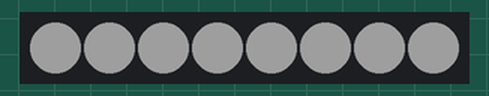
The sketch below on a simulated Arduino Uno, built with avr-gcc and run on an emulated ATmega328P. Shown: 8 RGB LEDs in strip order, left to right. Dim RGB values are drawn brighter than linear.

Above: at 1.74 s.
At 2.69 s:
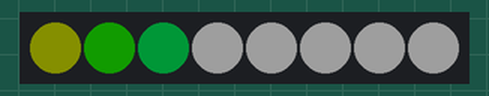
At 3.07 s:
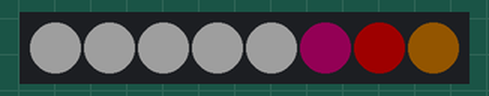
At 6.36 s:
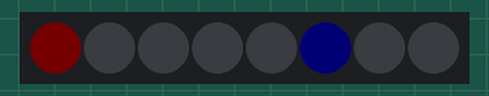
At 8.17 s:
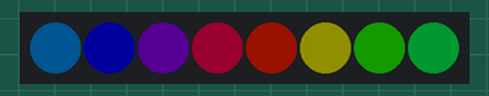
At 9.8 s:
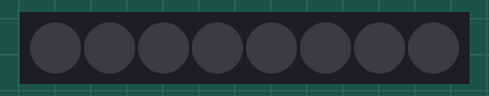
Timing chart, 0 to 40.0 s (numbered marks = the images above):
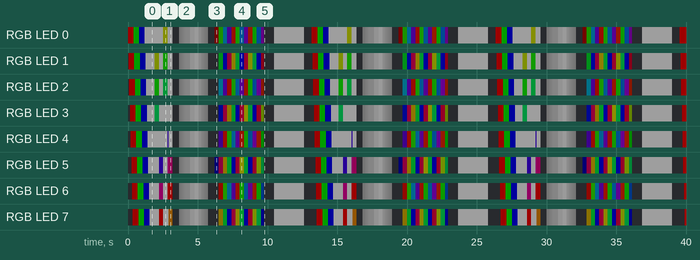

The sketch:

ButtonBoardNeoPixels.ino
```cpp
#include <Adafruit_NeoPixel.h>
#ifdef __AVR__
  #include <avr/power.h>
#endif

#define PIN 12

#define NUM_LEDS 8

#define BRIGHTNESS 30

Adafruit_NeoPixel strip = Adafruit_NeoPixel(NUM_LEDS, PIN, NEO_GRBW + NEO_KHZ800);

byte neopix_gamma[] = {
    0,  0,  0,  0,  0,  0,  0,  0,  0,  0,  0,  0,  0,  0,  0,  0,
    0,  0,  0,  0,  0,  0,  0,  0,  0,  0,  0,  0,  1,  1,  1,  1,
    1,  1,  1,  1,  1,  1,  1,  1,  1,  2,  2,  2,  2,  2,  2,  2,
    2,  3,  3,  3,  3,  3,  3,  3,  4,  4,  4,  4,  4,  5,  5,  5,
    5,  6,  6,  6,  6,  7,  7,  7,  7,  8,  8,  8,  9,  9,  9, 10,
   10, 10, 11, 11, 11, 12, 12, 13, 13, 13, 14, 14, 15, 15, 16, 16,
   17, 17, 18, 18, 19, 19, 20, 20, 21, 21, 22, 22, 23, 24, 24, 25,
   25, 26, 27, 27, 28, 29, 29, 30, 31, 32, 32, 33, 34, 35, 35, 36,
   37, 38, 39, 39, 40, 41, 42, 43, 44, 45, 46, 47, 48, 49, 50, 50,
   51, 52, 54, 55, 56, 57, 58, 59, 60, 61, 62, 63, 64, 66, 67, 68,
   69, 70, 72, 73, 74, 75, 77, 78, 79, 81, 82, 83, 85, 86, 87, 89,
   90, 92, 93, 95, 96, 98, 99,101,102,104,105,107,109,110,112,114,
  115,117,119,120,122,124,126,127,129,131,133,135,137,138,140,142,
  144,146,148,150,152,154,156,158,160,162,164,167,169,171,173,175,
  177,180,182,184,186,189,191,193,196,198,200,203,205,208,210,213,
  215,218,220,223,225,228,231,233,236,239,241,244,247,249,252,255 };


void setup() {
  // This is for Trinket 5V 16MHz, you can remove these three lines if you are not using a Trinket
  #if defined (__AVR_ATtiny85__)
    if (F_CPU == 16000000) clock_prescale_set(clock_div_1);
  #endif
  // End of trinket special code
  strip.setBrightness(BRIGHTNESS);
  strip.begin();
  strip.show(); // Initialize all pixels to 'off'
}

void loop() {
  // Some example procedures showing how to display to the pixels:
  colorWipe(strip.Color(255, 0, 0), 50); // Red
  colorWipe(strip.Color(0, 255, 0), 50); // Green
  colorWipe(strip.Color(0, 0, 255), 50); // Blue
  colorWipe(strip.Color(0, 0, 0, 255), 50); // White

  whiteOverRainbow(20,75,5);

  pulseWhite(5);

  // fullWhite();
  // delay(2000);

  rainbowFade2White(3,3,1);


}

// Fill the dots one after the other with a color
void colorWipe(uint32_t c, uint8_t wait) {
  for(uint16_t i=0; i<strip.numPixels(); i++) {
    strip.setPixelColor(i, c);
    strip.show();
    delay(wait);
  }
}

void pulseWhite(uint8_t wait) {
  for(int j = 0; j < 256 ; j++){
      for(uint16_t i=0; i<strip.numPixels(); i++) {
          strip.setPixelColor(i, strip.Color(0,0,0, neopix_gamma[j] ) );
        }
        delay(wait);
        strip.show();
      }

  for(int j = 255; j >= 0 ; j--){
      for(uint16_t i=0; i<strip.numPixels(); i++) {
          strip.setPixelColor(i, strip.Color(0,0,0, neopix_gamma[j] ) );
        }
        delay(wait);
        strip.show();
      }
}


void rainbowFade2White(uint8_t wait, int rainbowLoops, int whiteLoops) {
  float fadeMax = 100.0;
  int fadeVal = 0;
  uint32_t wheelVal;
  int redVal, greenVal, blueVal;

  for(int k = 0 ; k < rainbowLoops ; k ++){

    for(int j=0; j<256; j++) { // 5 cycles of all colors on wheel

      for(int i=0; i< strip.numPixels(); i++) {

        wheelVal = Wheel(((i * 256 / strip.numPixels()) + j) & 255);

        redVal = red(wheelVal) * float(fadeVal/fadeMax);
        greenVal = green(wheelVal) * float(fadeVal/fadeMax);
        blueVal = blue(wheelVal) * float(fadeVal/fadeMax);

        strip.setPixelColor( i, strip.Color( redVal, greenVal, blueVal ) );

      }

      //First loop, fade in!
      if(k == 0 && fadeVal < fadeMax-1) {
          fadeVal++;
      }

      //Last loop, fade out!
      else if(k == rainbowLoops - 1 && j > 255 - fadeMax ){
          fadeVal--;
      }

        strip.show();
        delay(wait);
    }

  }


  delay(500);


  for(int k = 0 ; k < whiteLoops ; k ++){

    for(int j = 0; j < 256 ; j++){

        for(uint16_t i=0; i < strip.numPixels(); i++) {
            strip.setPixelColor(i, strip.Color(0,0,0, neopix_gamma[j] ) );
          }
          strip.show();
        }

        delay(2000);
    for(int j = 255; j >= 0 ; j--){

        for(uint16_t i=0; i < strip.numPixels(); i++) {
            strip.setPixelColor(i, strip.Color(0,0,0, neopix_gamma[j] ) );
          }
          strip.show();
        }
  }

  delay(500);


}

void whiteOverRainbow(uint8_t wait, uint8_t whiteSpeed, uint8_t whiteLength ) {

  if(whiteLength >= strip.numPixels()) whiteLength = strip.numPixels() - 1;

  int head = whiteLength - 1;
  int tail = 0;

  int loops = 3;
  int loopNum = 0;

  static unsigned long lastTime = 0;


  while(true){
    for(int j=0; j<256; j++) {
      for(uint16_t i=0; i<strip.numPixels(); i++) {
        if((i >= tail && i <= head) || (tail > head && i >= tail) || (tail > head && i <= head) ){
          strip.setPixelColor(i, strip.Color(0,0,0, 255 ) );
        }
        else{
          strip.setPixelColor(i, Wheel(((i * 256 / strip.numPixels()) + j) & 255));
        }

      }

      if(millis() - lastTime > whiteSpeed) {
        head++;
        tail++;
        if(head == strip.numPixels()){
          loopNum++;
        }
        lastTime = millis();
      }

      if(loopNum == loops) return;

      head%=strip.numPixels();
      tail%=strip.numPixels();
        strip.show();
        delay(wait);
    }
  }

}
void fullWhite() {

    for(uint16_t i=0; i<strip.numPixels(); i++) {
        strip.setPixelColor(i, strip.Color(0,0,0, 255 ) );
    }
      strip.show();
}


// Slightly different, this makes the rainbow equally distributed throughout
void rainbowCycle(uint8_t wait) {
  uint16_t i, j;

  for(j=0; j<256 * 5; j++) { // 5 cycles of all colors on wheel
    for(i=0; i< strip.numPixels(); i++) {
      strip.setPixelColor(i, Wheel(((i * 256 / strip.numPixels()) + j) & 255));
    }
    strip.show();
    delay(wait);
  }
}

void rainbow(uint8_t wait) {
  uint16_t i, j;

  for(j=0; j<256; j++) {
    for(i=0; i<strip.numPixels(); i++) {
      strip.setPixelColor(i, Wheel((i+j) & 255));
    }
    strip.show();
    delay(wait);
  }
}

// Input a value 0 to 255 to get a color value.
// The colours are a transition r - g - b - back to r.
uint32_t Wheel(byte WheelPos) {
  WheelPos = 255 - WheelPos;
  if(WheelPos < 85) {
    return strip.Color(255 - WheelPos * 3, 0, WheelPos * 3,0);
  }
  if(WheelPos < 170) {
    WheelPos -= 85;
    return strip.Color(0, WheelPos * 3, 255 - WheelPos * 3,0);
  }
  WheelPos -= 170;
  return strip.Color(WheelPos * 3, 255 - WheelPos * 3, 0,0);
}

uint8_t red(uint32_t c) {
  return (c >> 16);
}
uint8_t green(uint32_t c) {
  return (c >> 8);
}
uint8_t blue(uint32_t c) {
  return (c);
}
```

Measured:
- by itself, RGB LED 0: off → RGB(30, 0, 0) at 0.00 s, → RGB(0, 30, 0) 0.40 s later, → RGB(0, 0, 30) 0.40 s later, → RGB(30, 30, 30) 0.40 s later, … (127 changes in this stretch)
- by itself, RGB LED 1: off → RGB(30, 0, 0) at 0.05 s, → RGB(0, 30, 0) 0.40 s later, → RGB(0, 0, 30) 0.40 s later, → RGB(30, 30, 30) 0.40 s later, … (130 changes in this stretch)
- by itself, everything shown: repeats every 13.2 s, in 73 steps
